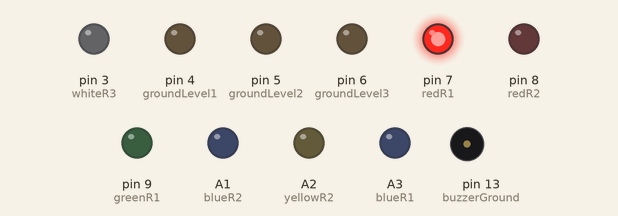
Recording of a sketch running on a simulated Arduino Uno, built with avr-gcc and run on an emulated ATmega328P. On the bench: output pins drawn as LEDs (lit = HIGH), buzzer (waves = sounding, pin HIGH).

Above: at 0.1 s.
At 7.7 s:
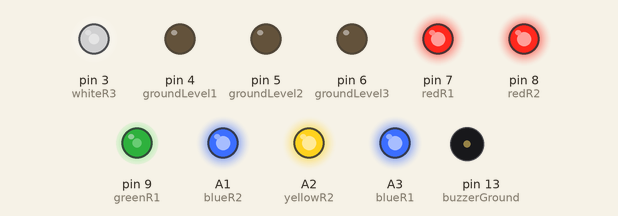
At 15.9 s:
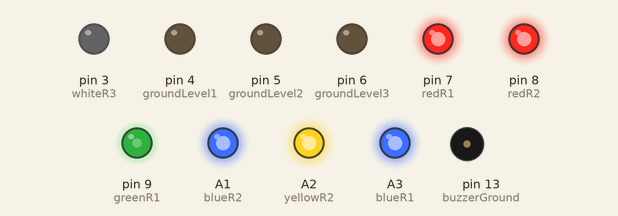
At 18.9 s:
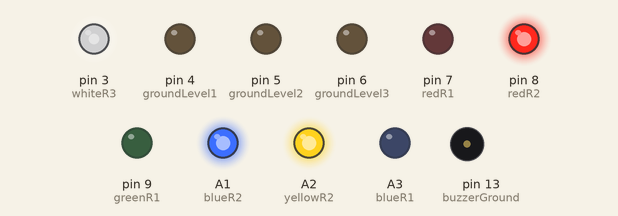
At 31.5 s:
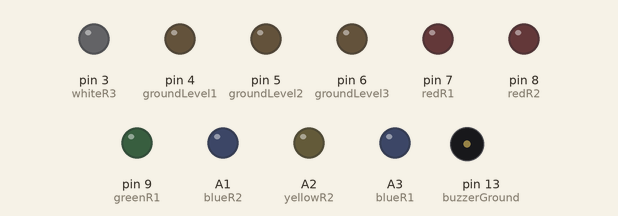
At 37.7 s:
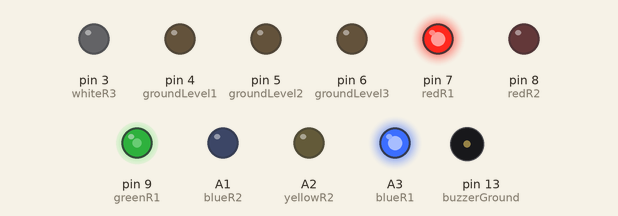
Timing chart, 0 to 40.0 s (numbered marks = the images above):
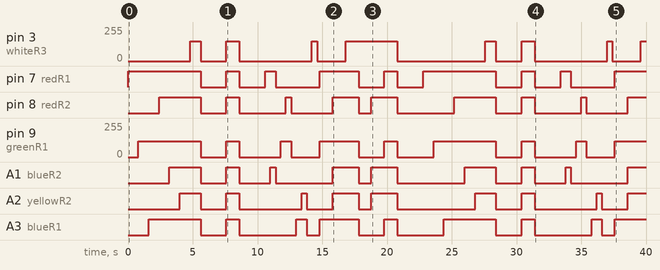

Measured:
- by itself, pin 7 (redR1): LOW → HIGH at 0.00 s, → LOW 5.6 s later, → HIGH 2.0 s later, → LOW 1.0 s later, … (17 changes in this stretch)
- by itself, pin 8 (redR2): LOW → HIGH at 2.4 s, → LOW 3.2 s later, → HIGH 2.0 s later, → LOW 1.0 s later, … (17 changes in this stretch)
- by itself, A1 (blueR2): LOW → HIGH at 3.2 s, → LOW 2.4 s later, → HIGH 2.0 s later, → LOW 1.0 s later, … (17 changes in this stretch)
- by itself, A2 (yellowR2): LOW → HIGH at 4.0 s, → LOW 1.6 s later, → HIGH 2.0 s later, → LOW 1.0 s later, … (17 changes in this stretch)
- by itself, A3 (blueR1): LOW → HIGH at 1.6 s, → LOW 4.0 s later, → HIGH 2.0 s later, → LOW 1.0 s later, … (17 changes in this stretch)
- by itself, pin 3 (whiteR3): 0/255 → 150/255 at 4.8 s, → 0/255 0.80 s later, → 150/255 2.0 s later, → 0/255 1.0 s later, … (15 changes in this stretch)
- by itself, pin 9 (greenR1): 0/255 → 120/255 at 0.80 s, → 0/255 4.8 s later, → 120/255 2.0 s later, → 0/255 1.0 s later, … (17 changes in this stretch)

The sketch:

ChristmasTree.ino
```cpp
#include "Arduino.h"

int blueR2 = A1;
int yellowR2 = A2;
int blueR1 = A3;

int groundLevel1 = 4;
int groundLevel2 = 5;
int groundLevel3 = 6;

int whiteR3 = 3;
int redR1 = 7;
int redR2 = 8;
int greenR1 = 9;

int blueLevel = 130;
int yellowLevel = 130;
int redLevel = 130;
int whiteLevel = 150;
int greenLevel = 120;

int buzzerPin = A0;
int buzzerGround = 13;
int flagPlaySong = 1;

struct Song {
  int tempo;
  int length;
  char* notes;
  int* duration;
};
Song bgChristmasSong;

// r = Fis = 739.99 Hz
char notesName[] = { 'c', 'd', 'e', 'f', 'r', 'g', 'a', 'h', 'C', 'D', 'E', 'F' };
int tones[] = { 523, 587, 659, 698, 740, 783, 880, 987, 1046, 1174, 1318, 1396 };


void spiral(int interval);
void lightAll(int interval);
void stopAll(int interval);
void blink(int interval);
void lightRow(int interval, int row);
void playSong(Song* song);

void setup() {
  pinMode(blueR1, OUTPUT);
  pinMode(yellowR2, OUTPUT);
  pinMode(blueR2, OUTPUT);

  pinMode(groundLevel1, OUTPUT);
  pinMode(groundLevel2, OUTPUT);
  pinMode(groundLevel3, OUTPUT);
  pinMode(buzzerGround, OUTPUT);
  digitalWrite(groundLevel1, LOW);
  digitalWrite(groundLevel2, LOW);
  digitalWrite(groundLevel3, LOW);
  digitalWrite(buzzerGround, LOW);


  String notes = "gggCgfedegggCgfededdefdeefgChagefedcddefdeefgChagefedc";
  int bgChristmasSongDurations [] = {1,1,1, 2,1, 1,1,1, 3, 1,1,1, 2,1, 1,1,1, 3, 1,1,1, 2,1, 1,1,1, 3, 1,1,1, 2,1, 1,1,1, 3, 1,1,1, 2,1, 1,1,1, 3, 1,1,1, 2,1, 1,1,1, 3 };

  bgChristmasSong.length = notes.length() + 1;
  bgChristmasSong.notes = (char*)malloc(bgChristmasSong.length);
  bgChristmasSong.duration = (int*)malloc(bgChristmasSong.length * sizeof(int));
  bgChristmasSong.tempo = 265;
}

void loop() {

  spiral(800);
  stopAll(0);
//  if (flagPlaySong == 1) {
//    playSong(&bgChristmasSong);
//    flagPlaySong == 0;
//  }

  stopAll(2000);
  lightAll(1000);
  stopAll(2000);

  blink(400);

  stopAll(200);
  lightRow(1000, 1);
  lightRow(1000, 2);
  lightRow(1000, 3);
  stopAll(0);
  lightRow(1000, 3);
  lightRow(1000, 2);
  lightRow(1000, 1);
  stopAll(2000);


}

void spiral(int interval) {
  analogWrite(redR1, redLevel);
  delay(interval);
  analogWrite(greenR1, greenLevel);
  delay(interval);
  analogWrite(blueR1, blueLevel);
  delay(interval);
  analogWrite(redR2, redLevel);
  delay(interval);
  analogWrite(blueR2, blueLevel);
  delay(interval);
  analogWrite(yellowR2, yellowLevel);
  delay(interval);
  analogWrite(whiteR3, whiteLevel);
  delay(interval);
}

void blink(int interval) {
  analogWrite(redR1, redLevel);
  delay(interval);
  analogWrite(blueR2, blueLevel);
  delay(interval);

  stopAll(interval);

  analogWrite(greenR1, greenLevel);
  delay(interval);
  analogWrite(redR2, redLevel);
  delay(interval);

  stopAll(interval);

  analogWrite(blueR1, blueLevel);
  delay(interval);
  analogWrite(yellowR2, yellowLevel);
  delay(interval);

  stopAll(interval);

  analogWrite(whiteR3, whiteLevel);
  delay(interval);
}

void lightRow(int interval, int row) {
  if (row == 1) {
    analogWrite(redR1, redLevel);
    analogWrite(greenR1, greenLevel);
    analogWrite(blueR1, blueLevel);
  }

  if (row == 2) {
    analogWrite(redR2, redLevel);
    analogWrite(blueR2, blueLevel);
    analogWrite(yellowR2, yellowLevel);
  }

  if (row == 3) {
    analogWrite(whiteR3, whiteLevel);
  }
  delay(interval);
}

void lightAll(int interval) {
  analogWrite(redR1, redLevel);
  analogWrite(greenR1, greenLevel);
  analogWrite(blueR1, blueLevel);
  analogWrite(redR2, redLevel);
  analogWrite(blueR2, blueLevel);
  analogWrite(yellowR2, yellowLevel);
  analogWrite(whiteR3, whiteLevel);
  delay(interval);
}

void stopAll(int interval) {
  digitalWrite(redR1, LOW);
  digitalWrite(greenR1, LOW);
  analogWrite(blueR1, 0);
  digitalWrite(redR2, LOW);
  analogWrite(blueR2, 0);
  analogWrite(yellowR2, 0);
  digitalWrite(whiteR3, LOW);
  delay(interval);
}

void playSong(Song* song) {
  for (int j = 0; j < song->length - 1; j++) {
    int toneDuration = song->duration[j] * song->tempo;
    char note = song->notes[j];
    for (int i = 0; i < sizeof(tones); i++) {
      if (note == notesName[i]) {
        tone(buzzerPin, tones[i], toneDuration);
      }
    }

    delay(toneDuration);
  }
}
```
